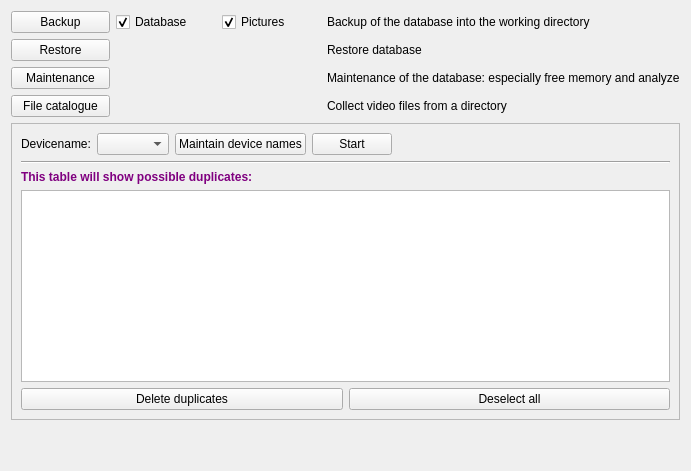
       <widget class="QWidget" name="tab_6">
        <attribute name="title">
         <string>Tools</string>
        </attribute>
        <layout class="QGridLayout" name="gridLayout_16">
         <item row="0" column="0">
          <layout class="QVBoxLayout" name="verticalLayout_15">
           <item>
            <layout class="QVBoxLayout" name="verticalLayout_14">
             <item>
              <layout class="QGridLayout" name="gridLayout_14">
               <item row="0" column="2">
                <widget class="QCheckBox" name="checkBoxPictures">
                 <property name="maximumSize">
                  <size>
                   <width>100</width>
                   <height>16777215</height>
                  </size>
                 </property>
                 <property name="toolTip">
                  <string>&lt;html&gt;&lt;head/&gt;&lt;body&gt;&lt;p&gt;When checked: Backup of the picture directory&lt;/p&gt;&lt;/body&gt;&lt;/html&gt;</string>
                 </property>
                 <property name="text">
                  <string>Pictures</string>
                 </property>
                 <property name="checked">
                  <bool>true</bool>
                 </property>
                </widget>
               </item>
               <item row="0" column="0">
                <widget class="QPushButton" name="pushButtonBackup">
                 <property name="toolTip">
                  <string>&lt;!DOCTYPE HTML PUBLIC &quot;-//W3C//DTD HTML 4.0//EN&quot; &quot;http://www.w3.org/TR/REC-html40/strict.dtd&quot;&gt;
&lt;html&gt;&lt;head&gt;&lt;meta name=&quot;qrichtext&quot; content=&quot;1&quot; /&gt;&lt;style type=&quot;text/css&quot;&gt;
p, li { white-space: pre-wrap; }
&lt;/style&gt;&lt;/head&gt;&lt;body style=&quot; font-family:'Sans Serif'; font-size:9pt; font-weight:400; font-style:normal;&quot;&gt;
&lt;p align=&quot;justify&quot; style=&quot; margin-top:0px; margin-bottom:0px; margin-left:0px; margin-right:0px; -qt-block-indent:0; text-indent:0px;&quot;&gt;Database will be unloaded and saved in the working directory. This files can be saved on e. g. external devices. That is also helpful for moving on a new computer. With the reload button the database can be reloaded&lt;/p&gt;&lt;/body&gt;&lt;/html&gt;</string>
                 </property>
                 <property name="text">
                  <string>Backup</string>
                 </property>
                </widget>
               </item>
               <item row="1" column="0">
                <widget class="QPushButton" name="pushButtonRestore">
                 <property name="toolTip">
                  <string>&lt;!DOCTYPE HTML PUBLIC &quot;-//W3C//DTD HTML 4.0//EN&quot; &quot;http://www.w3.org/TR/REC-html40/strict.dtd&quot;&gt;
&lt;html&gt;&lt;head&gt;&lt;meta name=&quot;qrichtext&quot; content=&quot;1&quot; /&gt;&lt;style type=&quot;text/css&quot;&gt;
p, li { white-space: pre-wrap; }
&lt;/style&gt;&lt;/head&gt;&lt;body style=&quot; font-family:'Sans Serif'; font-size:9pt; font-weight:400; font-style:normal;&quot;&gt;
&lt;p align=&quot;justify&quot; style=&quot; margin-top:0px; margin-bottom:0px; margin-left:0px; margin-right:0px; -qt-block-indent:0; text-indent:0px;&quot;&gt;Restore database.&lt;/p&gt;&lt;/body&gt;&lt;/html&gt;</string>
                 </property>
                 <property name="text">
                  <string>Restore</string>
                 </property>
                </widget>
               </item>
               <item row="2" column="0">
                <widget class="QPushButton" name="pushButtonWartung">
                 <property name="text">
                  <string>Maintenance</string>
                 </property>
                </widget>
               </item>
               <item row="3" column="0">
                <widget class="QPushButton" name="pushButtonDateikatalog">
                 <property name="toolTip">
                  <string>&lt;!DOCTYPE HTML PUBLIC &quot;-//W3C//DTD HTML 4.0//EN&quot; &quot;http://www.w3.org/TR/REC-html40/strict.dtd&quot;&gt;
&lt;html&gt;&lt;head&gt;&lt;meta name=&quot;qrichtext&quot; content=&quot;1&quot; /&gt;&lt;style type=&quot;text/css&quot;&gt;
p, li { white-space: pre-wrap; }
&lt;/style&gt;&lt;/head&gt;&lt;body style=&quot; font-family:'Sans Serif'; font-size:9pt; font-weight:400; font-style:normal;&quot;&gt;
&lt;p align=&quot;justify&quot; style=&quot; margin-top:0px; margin-bottom:0px; margin-left:0px; margin-right:0px; -qt-block-indent:0; text-indent:0px;&quot;&gt;Scan a file directory for video files. Filenames are entered in the database and can be searched (Tab &amp;quot;Search files&amp;quot;).&lt;/p&gt;&lt;/body&gt;&lt;/html&gt;</string>
                 </property>
                 <property name="text">
                  <string>File catalogue</string>
                 </property>
                 <property name="checkable">
                  <bool>true</bool>
                 </property>
                </widget>
               </item>
               <item row="2" column="3">
                <widget class="QLabel" name="label_12">
                 <property name="text">
                  <string>Maintenance of the database: especially free memory and analyze</string>
                 </property>
                </widget>
               </item>
               <item row="0" column="1">
                <widget class="QCheckBox" name="checkBoxDatabase">
                 <property name="maximumSize">
                  <size>
                   <width>100</width>
                   <height>16777215</height>
                  </size>
                 </property>
                 <property name="toolTip">
                  <string>&lt;html&gt;&lt;head/&gt;&lt;body&gt;&lt;p&gt;When checked: Backup of the database entries&lt;/p&gt;&lt;/body&gt;&lt;/html&gt;</string>
                 </property>
                 <property name="text">
                  <string>Database</string>
                 </property>
                 <property name="checked">
                  <bool>true</bool>
                 </property>
                </widget>
               </item>
               <item row="1" column="3">
                <widget class="QLabel" name="label_11">
                 <property name="text">
                  <string>Restore database</string>
                 </property>
                </widget>
               </item>
               <item row="3" column="3">
                <widget class="QLabel" name="label_13">
                 <property name="text">
                  <string>Collect video files from a directory</string>
                 </property>
                </widget>
               </item>
               <item row="0" column="3">
                <widget class="QLabel" name="label_10">
                 <property name="text">
                  <string>Backup of the database into the working directory</string>
                 </property>
                </widget>
               </item>
              </layout>
             </item>
            </layout>
           </item>
           <item>
            <widget class="QFrame" name="frame_Dateikatalog">
             <property name="minimumSize">
              <size>
               <width>200</width>
               <height>200</height>
              </size>
             </property>
             <property name="frameShape">
              <enum>QFrame::StyledPanel</enum>
             </property>
             <property name="frameShadow">
              <enum>QFrame::Raised</enum>
             </property>
             <layout class="QGridLayout" name="gridLayout_15">
              <item row="0" column="0">
               <layout class="QVBoxLayout" name="verticalLayout_13">
                <item>
                 <layout class="QHBoxLayout" name="horizontalLayout_16">
                  <item>
                   <widget class="QLabel" name="label_14">
                    <property name="text">
                     <string>Devicename:</string>
                    </property>
                   </widget>
                  </item>
                  <item>
                   <widget class="QComboBox" name="comboBoxDevice">
                    <property name="toolTip">
                     <string>&lt;!DOCTYPE HTML PUBLIC &quot;-//W3C//DTD HTML 4.0//EN&quot; &quot;http://www.w3.org/TR/REC-html40/strict.dtd&quot;&gt;
&lt;html&gt;&lt;head&gt;&lt;meta name=&quot;qrichtext&quot; content=&quot;1&quot; /&gt;&lt;style type=&quot;text/css&quot;&gt;
p, li { white-space: pre-wrap; }
&lt;/style&gt;&lt;/head&gt;&lt;body style=&quot; font-family:'Sans Serif'; font-size:9pt; font-weight:400; font-style:normal;&quot;&gt;
&lt;p align=&quot;justify&quot; style=&quot; margin-top:0px; margin-bottom:0px; margin-left:0px; margin-right:0px; -qt-block-indent:0; text-indent:0px;&quot;&gt;Select a device name. Device names must be unambiguous .&lt;/p&gt;&lt;/body&gt;&lt;/html&gt;</string>
                    </property>
                   </widget>
                  </item>
                  <item>
                   <widget class="QPushButton" name="pushButtonVerwalten">
                    <property name="toolTip">
                     <string/>
                    </property>
                    <property name="text">
                     <string>Maintain device names</string>
                    </property>
                   </widget>
                  </item>
                  <item>
                   <widget class="QPushButton" name="pushButtonStart">
                    <property name="text">
                     <string>Start</string>
                    </property>
                   </widget>
                  </item>
                  <item>
                   <spacer name="horizontalSpacer">
                    <property name="orientation">
                     <enum>Qt::Horizontal</enum>
                    </property>
                    <property name="sizeHint" stdset="0">
                     <size>
                      <width>278</width>
                      <height>20</height>
                     </size>
                    </property>
                   </spacer>
                  </item>
                 </layout>
                </item>
                <item>
                 <widget class="Line" name="line">
                  <property name="orientation">
                   <enum>Qt::Horizontal</enum>
                  </property>
                 </widget>
                </item>
                <item>
                 <widget class="QLabel" name="label_15">
                  <property name="text">
                   <string>&lt;!DOCTYPE HTML PUBLIC &quot;-//W3C//DTD HTML 4.0//EN&quot; &quot;http://www.w3.org/TR/REC-html40/strict.dtd&quot;&gt;
&lt;html&gt;&lt;head&gt;&lt;meta name=&quot;qrichtext&quot; content=&quot;1&quot; /&gt;&lt;style type=&quot;text/css&quot;&gt;
p, li { white-space: pre-wrap; }
&lt;/style&gt;&lt;/head&gt;&lt;body style=&quot; font-family:'Sans Serif'; font-size:9pt; font-weight:400; font-style:normal;&quot;&gt;
&lt;p style=&quot; margin-top:0px; margin-bottom:0px; margin-left:0px; margin-right:0px; -qt-block-indent:0; text-indent:0px;&quot;&gt;&lt;span style=&quot; font-weight:600; color:#800080;&quot;&gt;This table will show possible duplicates:&lt;/span&gt;&lt;/p&gt;&lt;/body&gt;&lt;/html&gt;</string>
                  </property>
                 </widget>
                </item>
                <item>
                 <widget class="QTableWidget" name="tableWidgetDubletten">
                  <property name="sortingEnabled">
                   <bool>true</bool>
                  </property>
                 </widget>
                </item>
                <item>
                 <layout class="QHBoxLayout" name="horizontalLayout_18">
                  <item>
                   <widget class="QPushButton" name="pushButtonDeleteDuplicates">
                    <property name="toolTip">
                     <string>All checked files and entries in database will be deleted, Ctrl+L</string>
                    </property>
                    <property name="text">
                     <string>Delete duplicates</string>
                    </property>
                    <property name="shortcut">
                     <string>Ctrl+L</string>
                    </property>
                   </widget>
                  </item>
                  <item>
                   <widget class="QPushButton" name="pushButtonDeselect">
                    <property name="toolTip">
                     <string>Deselect all marked lines, Ctrl+A</string>
                    </property>
                    <property name="text">
                     <string>Deselect all</string>
                    </property>
                    <property name="shortcut">
                     <string>Ctrl+A</string>
                    </property>
                   </widget>
                  </item>
                 </layout>
                </item>
               </layout>
              </item>
             </layout>
            </widget>
           </item>
           <item>
            <spacer name="verticalSpacer_3">
             <property name="orientation">
              <enum>Qt::Vertical</enum>
             </property>
             <property name="sizeHint" stdset="0">
              <size>
               <width>20</width>
               <height>40</height>
              </size>
             </property>
            </spacer>
           </item>
          </layout>
         </item>
        </layout>
       </widget>
